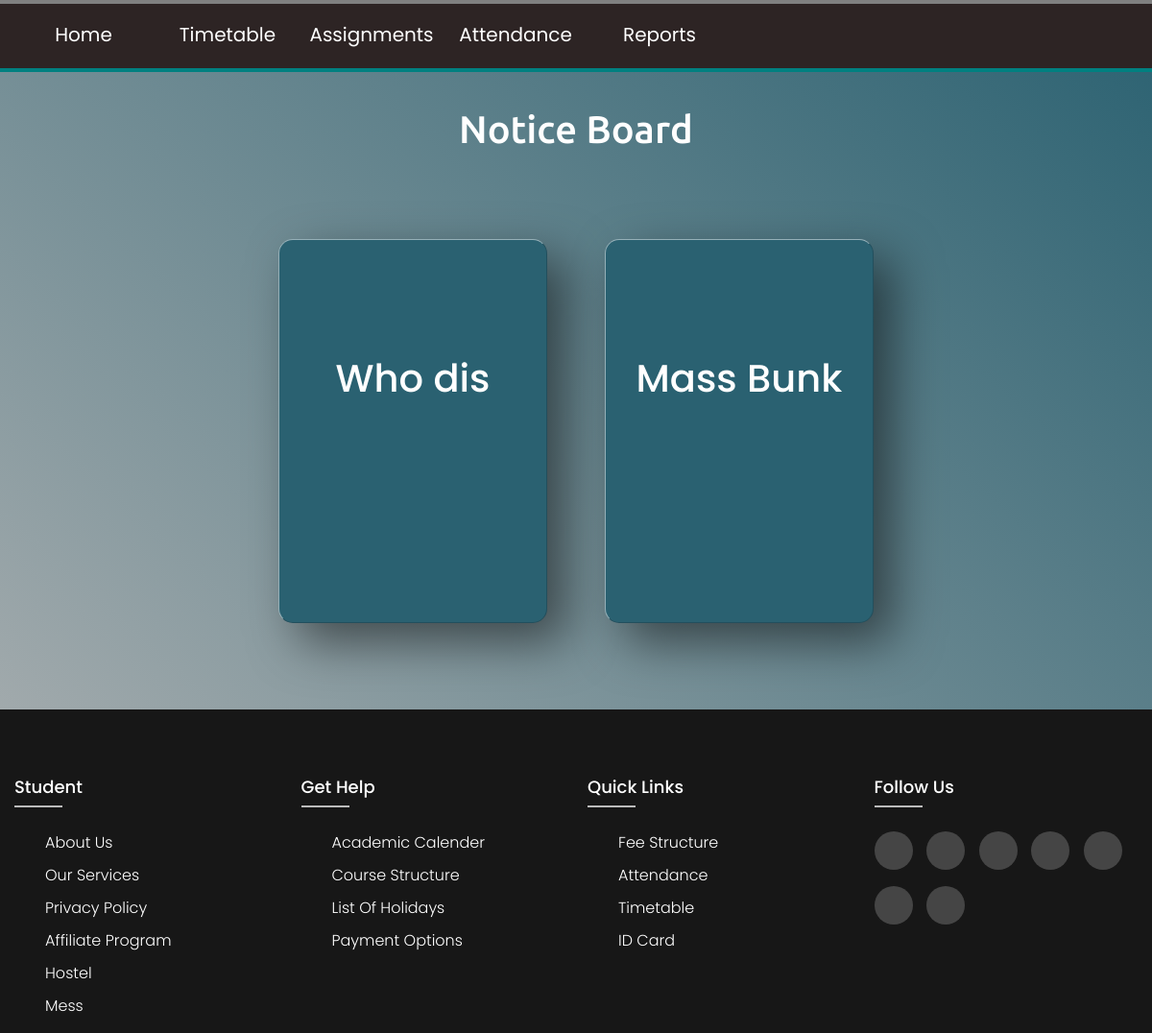
The app's page /student/notice, older data.
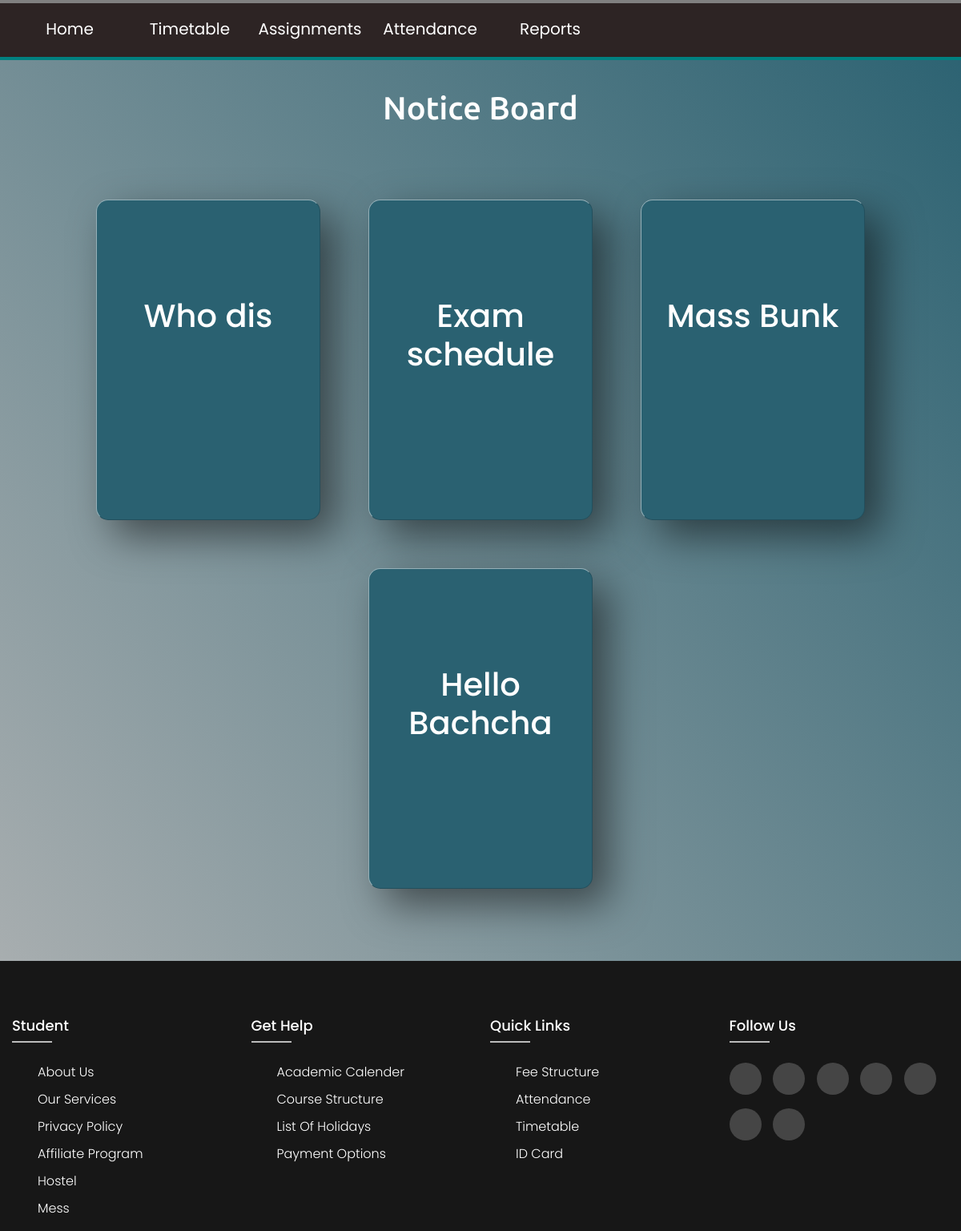
The same page, newer data.
### app/models.py (models this page shows)
class Notice(db.Model):
    id = db.Column(db.Integer, primary_key=True)
    heading = db.Column(db.String(30))
    content = db.Column(db.String(300))

### app/student.py (the view)
@student.route('/student/notice')
def notice():
    notices = Notice.query.all()
    n = []
    l = 1
    for i in notices:
        n.append([l, i.heading, i.content])
        l += 1
    return render_template('notice_board.html', notices=n)

### app/templates/notice_board.html (shortened to what this page needs)
<head>
  <link
  href="https://cdn.jsdelivr.net/npm/bootstrap@5.2.0-beta1/dist/css/bootstrap.min.css"
  rel="stylesheet"
  />
  <link rel="stylesheet" href="/static/student_profile.css" />
  <link rel="stylesheet" href="/static/footer.css" />
  <link rel="stylesheet" href="/static/cards.css">
</head>
<body>
  <nav class="navbar-dark navbar-expand-lg navbar">
    <div class="container-fluid navb-links-container">
      <div class="collapse navbar-collapse" id="navbarSupportedContent">
        <ul class="navbar-nav me-auto mb-2 mb-lg-0">
          <li class="nav-item">
            <a href="/"><button class="styled-button">Home</button></a>
          </li>
          <li class="nav-item">
            <a href="/student/timetable"
              ><button class="styled-button">Timetable</button></a
            >
          </li>
          <li class="nav-item">
            <a href="#"><button class="styled-button">Assignments</button></a>
          </li>
          <li class="nav-item">
            <a href="#"><button class="styled-button">Attendance</button></a>
          </li>
          <li class="nav-item">
            <a href="#"><button class="styled-button">Reports</button></a>
          </li>
        </ul>
      </div>
    </div>
  </nav>
  <center>
    <h1 style="font-family: 'Ubuntu'; margin-top: 3%">Notice Board</h1>
    <div class="container" style="margin-top: 5%; margin-bottom: 5%">
      {%for notice in notices%}
      <div class="card">
        <div class="heading">
          <h2>{{notice[1]}}</h2>
        </div>
      </div>
      {%endfor%}
    </div>
  </center>
  <footer class="footer">
    <div class="containner">
      <div class="row">
        <div class="footer-col col-md-3 col-sm-6">
          <h4>Student</h4>
          <ul>
            <li><a href="#">About Us</a></li>
            <li><a href="#">Our Services</a></li>
            <li><a href="#">Privacy Policy</a></li>
            <li><a href="#">Affiliate Program</a></li>
            <li><a href="#">Hostel</a></li>
            <li><a href="#">Mess</a></li>
          </ul>
        </div>
        <div class="footer-col col-md-3 col-sm-6">
          <h4>Get Help</h4>
          <ul>
            <li><a href="#">Academic Calender</a></li>
            <li><a href="#">Course Structure</a></li>
            <li><a href="#">List of Holidays</a></li>
            <li><a href="#">Payment Options</a></li>
          </ul>
        </div>
        <div class="footer-col col-md-3 col-sm-6">
          <h4>Quick Links</h4>
          <ul>
            <li><a href="#">Fee Structure</a></li>
            <li><a href="#">Attendance</a></li>
            <li><a href="#">Timetable</a></li>
            <li><a href="#">ID card</a></li>
          </ul>
        </div>
        <div class="footer-col col-md-3 col-sm-6">
          <h4>Follow Us</h4>
          <div class="social-links">
            <a href="#"></a>
            <a href="#"></a>
            <a href="#"></a>
            <a href="#"></a>
            <a href="#"></a>
            <a href="#"></a>
            <a href="#"></a>
          </div>
        </div>
      </div>
    </div>
  </footer>
</body>

### app/static/student_profile.css (style rules this page uses)
body { margin: 0; border: 0; background-color: #e3e0e0; font-family:'PT Sans', sans-serif;; font-weight: 100; height: 100vh; background-repeat: no-repeat; background-attachment: fixed; color: white; }
.navbar { z-index: 1; background-color: #2D2424; color: white; height: 75px; width: 100vw; transition: all 800ms ease; border-bottom: solid 4px teal; width: 100%; }
.navbar:after, .navbar:before { height: 4px; content: ""; transition: all 400ms ease; }
.navbar:after { position: absolute; top: 0; left: 0; background-color: gray; width: 0; }
.navbar:before { position: absolute; top: 70px; left: 0; background-color: #2D2424; width: 100%; z-index: 0; }
.navb-links-container { z-index: 1; height: 75px; color: white; font-size: larger; }
.styled-button { width: 150px; height: 40px; border: none; background: transparent; background-color: #2D2424; color: white; font-size: 20px; transition: 200ms cubic-bezier(0.075, 0.82, 0.165, 1) all; }

### app/static/footer.css (style rules this page uses)
* { margin: 0; padding: 0; box-sizing: border-box; }
.containner { max-width: 1170px; margin: auto; }
ul { list-style: none; }
.footer { position:block; bottom: 0px; background-color: #171717; padding-top: 70px; width: 100%; }
.footer-col h4 { font-size: 18px; color: #ffffff; text-transform: capitalize; margin-bottom: 35px; font-weight: 500; position: relative; }
.footer-col h4::before { content: ''; position: absolute; left: 0; bottom: -10px; background-color: #bbbbbb; height: 2px; box-sizing: border-box; width: 50px; }
.footer-col ul li:not(:last-child) { margin-bottom: 10px; }
.footer-col ul li a { font-size: 16px; text-transform: capitalize; color: #ffffff; text-decoration: none; font-weight: 300; display: block; transition: all 0.3s ease; }
.footer-col .social-links a { display: inline-block; height: 40px; width: 40px; background-color: rgba(255,255,255, 0.2); margin: 0 10px 10px 0 ; text-align: center; line-height: 40px; border-radius: 50%; color: #ffffff; transition: all 0.5s ease; }

### app/static/cards.css (style rules this page uses)
* { margin: 0; padding: 0; box-sizing: border-box; font-family: "Poppins", sans-serif; }
body { background: linear-gradient(to left bottom, #2a6171, rgb(183, 183, 183)); }
.container { position: relative; display: flex; justify-content: center; align-items: center; max-width: 1200px; flex-wrap: wrap; z-index: 1; }
.card { position: relative; width: 280px; height: 400px; margin: 30px; border-radius: 15px; box-shadow: 20px 20px 50px rgba(0, 0, 0, 0.5); background: #2a6171; overflow: hidden; display: flex; justify-content: center; align-items: center; backdrop-filter: blur(5px); border-top: 1px solid rgba(255, 255, 255, 0.5); border-left: 1px solid rgba(255, 255, 255, 0.5); }
.container .card .heading h2 { position: absolute; left: 0; right: 0; top: 0; bottom: 0; margin: auto; font-size: 2.5em; color: #fff; z-index: 1; transition: 0.4s; transform: translateY(120px); }

Row changes from the older to the newer data that the page shows:
added Notice: heading "Exam schedule"
added Notice: heading "Hello Bachcha"
